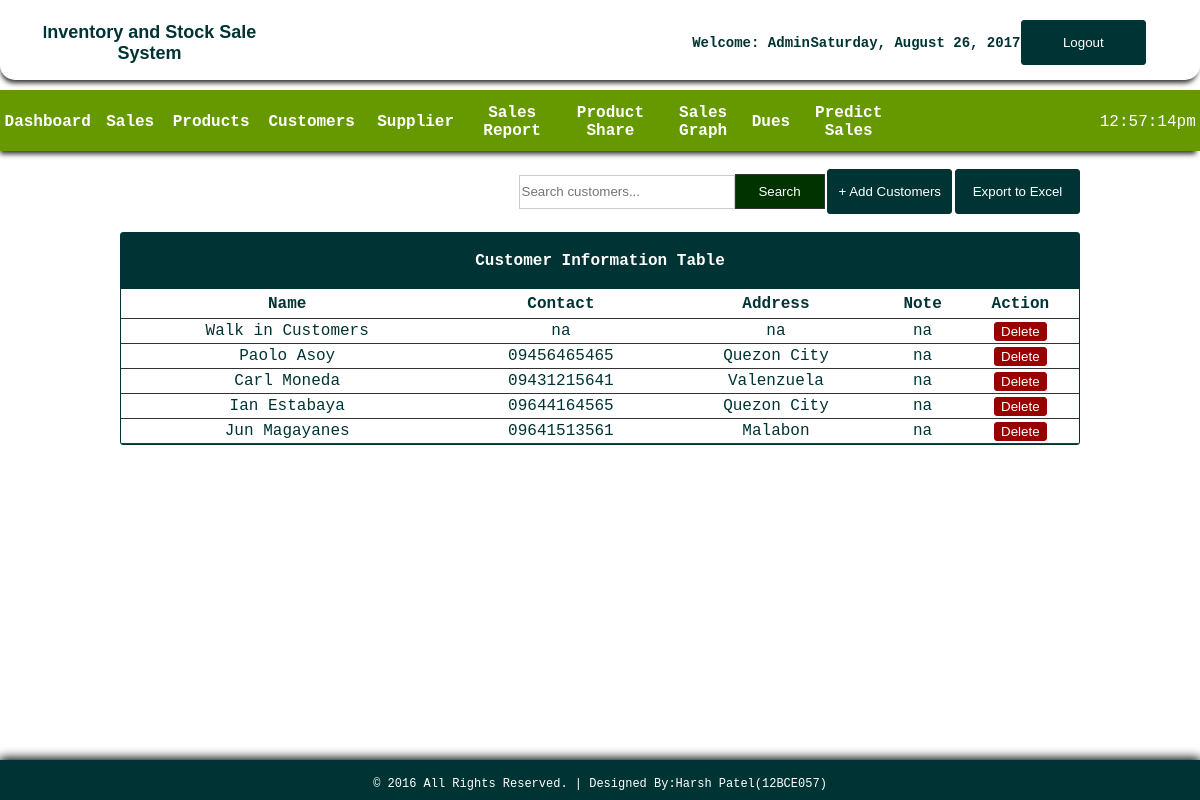
/customers.php (signed in), run on the app's committed database.
### tables this page shows
CREATE TABLE IF NOT EXISTS `customers` (
`id` int(11) NOT NULL,
  `name` varchar(100) NOT NULL,
  `contact` varchar(100) NOT NULL,
  `address` varchar(100) NOT NULL,
  `note` varchar(100) NOT NULL
);

### customers.php (the view, shortened to what this page needs)
<!DOCTYPE html PUBLIC "-//W3C//DTD XHTML 1.0 Transitional//EN" "http://www.w3.org/TR/xhtml1/DTD/xhtml1-transitional.dtd">
<html xmlns="http://www.w3.org/1999/xhtml">
<head>
</head>
<link rel="stylesheet" type="text/css" href="css/css1.css">
<body>
<div id="container">
<div id="header">
<table cellspacing="0" width="100%" border="0" cellpadding="20px">
<tr>
	<td width="56%">
    <table width="41%" border="0" cellspacing="0" cellpadding="0">
	  <tr>
	   <th scope="col"><font face="Arial" style =size="25px";">I<span style="font-size: 18px;">nventory and Stock Sale System </span></font></th>
	    </tr>
	  </table></td>
    <td style="font-size:14px;">
      <table width="93%" border="0" cellspacing="0" cellpadding="0">
        <tr>
        	<th scope="col">Welcome: <?php echo $_SESSION['access'];?></th>
          	<th scope="col"><?php
			$Today = date('y:m:d',time());
			$new = date('l, F d, Y', strtotime($Today));
			echo $new;
			?></th>
          	<th scope="col" width="20px"><a href="logout.php">
            <input type="button" id="btnadd" value="Logout" align="middle" />
          	</a></th>
        </tr>
  </table></td>
    </tr>
</table>
</div>
<br><br><br><br><br>
<div id = "headnav">
<table width="100%" border="0" cellpadding="0" cellspacing="0">
<tr>
  <td width="1053" height="62">
  <table width="900" border="0" cellspacing="0" cellpadding="0">
    <tr>
      <th width="100" height="62" scope="col"><a href="index.php">Dashboard</a></th>
      <th width="80" scope="col"><a href="sales.php">Sales</a></th>
      <th width="100" scope="col"><a href="products.php">Products</a></th>
      <th width="120" scope="col"><a href="customers.php">Customers</a></th>
      <th width="110" scope="col"><a href="supplier.php">Supplier</a></th>
      <th width="112" scope="col"><a href="salesreport.php">Sales Report</a></th>
      <th width="120" scope="col"><a href="chart1.php">Product Share</a></th>
      <th width="100" scope="col"><a href="chart3.php">Sales Graph</a></th>
      <th width="60" scope="col"><a href="due.php">Dues</a></th>
      <th width="120" scope="col"><a href="predict.php">Predict Sales</a></th>
      </tr>
    </table>
      </td>
      <td width="13">
      <table border="0" cellspacing="0" cellpadding="0">
      	<tr>
        	<td align="left" style="color:#FFF">
            <?php
			$date_time=date("h:i:sa");
			echo $date_time;
			?>
            </td>
        </tr>
      </table>
      </td>
</tr>
</table>
</div>
<br>
<table width="80%" border="0" align="center" cellpadding="0" cellspacing="0">
      <tr>
        <td width="750" align="right">
        <form action="result_customer.php" method="get" ecntype="multipart/data-form">
        <input type="text" name="query" style="border:1px solid #CCC; color: #333; width:210px; height:30px;" placeholder="Search customers..." /><input type="submit" id="btnsearch" value="Search" name="search" />
        </form>
        </td>
         <td width="131" height="37">
        <a href="javascript:void(0)" onclick="toggle_visibility('popup-box1')"><input type="button" id="btnadd" value="+ Add Customers" /></a>
        </td>
        <td width="50" align="right">
        <form action="exportcustomers.php" method="get" ecntype="multipart/data-form">
          <button type="submit" id="btnexp" name="export">Export to Excel </button>
        </form>
        </td>
      </tr>
    </table></th>
  <br>
  <tr>
    <td>
    <table border="0" cellpadding="0" cellspacing="0" align="center" width="80%" style="border:1px solid #033; color:#033;">
     <tr>
     <th colspan="6" align="center" height="55px" style="border-bottom:1px solid #033; background: #033; color:#FFF;"> Customer Information Table</th>
    </tr>
      <tr height="30px">
        <th style="border-bottom:1px solid #333;"> Name </th>
        <th style="border-bottom:1px solid #333;"> Contact </th>
        <th style="border-bottom:1px solid #333;"> Address </th>
        <th style="border-bottom:1px solid #333;"> Note </th>
        <th style="border-bottom:1px solid #333;"> Action </th>
      </tr>
       <?php
require('config.php');
$query="SELECT * FROM customers";
$result=mysqli_query($db_link, $query);
while ($row=mysqli_fetch_array($result)){?>
      <tr align="center" style="height:25px">
      	<td style="border-bottom:1px solid #333;"> <?php echo $row['name']; ?> </td>
        <td style="border-bottom:1px solid #333;"> <?php echo $row['contact']; ?> </td>
        <td style="border-bottom:1px solid #333;"> <?php echo $row['address']; ?> </td>
        <td style="border-bottom:1px solid #333;"> <?php echo $row['note']; ?> </td>
        <td style="border-bottom:1px solid #333;">
<a href="delete_customer.php?id=<?php echo md5($row['id']);?>"><input type="button" value="Delete" style="width:15; height:20; color:#FFF; background: #900; border:1px solid #900; border-radius:3px;"></a>
        </td>
      </tr>
   <?php
}?>
    </table>
  </td>
  </tr>
<br><br><br>
<div id="footer">
<table border="0" cellpadding="15px" align="center"; style="size: 12px; font-family: 'Courier New', Courier, monospace; color: #FFF; font-size: 12px;">
<tr>
	<td>
    &copy; 2016 All Rights Reserved.  |  Designed By:Harsh Patel(12BCE057)
    </td>
</tr>
</table>
</div>
</div>
</body>
</html>

### css/css1.css (style rules this page uses)
html { font-family: "Courier New", Courier, monospace; color: #033; height:100%; margin:0; padding:0; -webkit-background-size: cover; -moz-background-size: cover; -o-background-size: cover; background-size: cover; }
body { margin:0; font-size:16px; height:100%; margin:0; padding:0; }
#container { height:100px; width: auto; margin:0 auto; }
#header { box-shadow: -1px 5px 5px -2px #333333; position:fixed; width:100%; height:80px; border-radius:0px 0px 15px 15px; background-color:#FFF; }
#footer { clear: both; background: #033; height: 40px; width: 100%; position: fixed; left: 0px; bottom: 0px; text-align: center; box-shadow:0px -1px 10px 1px #000; }
#headnav { box-shadow: -2px 5px 5px -2px #333333; border-top:1px solid #690; padding:0px; clear:both; background: #690; height:60px; width:100%; }
#btnsearch { border:1px solid #333; background: #030; height:35px; width:90px; color: #FFF; font-family:"Lucida Sans Unicode", "Lucida Grande", sans-serif; }
#btnadd { border:1px solid #033; background: #033; border-radius:3px; height:45px; width:125px; color: #FFF; font-family:"Lucida Sans Unicode", "Lucida Grande", sans-serif; }
#btnexp { border:1px solid #033; background: #033; border-radius:3px; height:45px; width:125px; color: #FFF; font-family:"Lucida Sans Unicode", "Lucida Grande", sans-serif; }
a:link { color:#FFF; text-decoration: none; }
table { border-radius:3px; text-align: center; }

### data on the page
customers: name "Walk in Customers", contact "na", address "na", note "na"
customers: name "Paolo Asoy", contact "09456465465", address "Quezon City", note "na"
customers: name "Carl Moneda", contact "09431215641", address "Valenzuela", note "na"
customers: name "Ian Estabaya", contact "09644164565", address "Quezon City", note "na"
customers: name "Jun Magayanes", contact "09641513561", address "Malabon", note "na"

### other printed values
$_SESSION['access'] "Admin"
